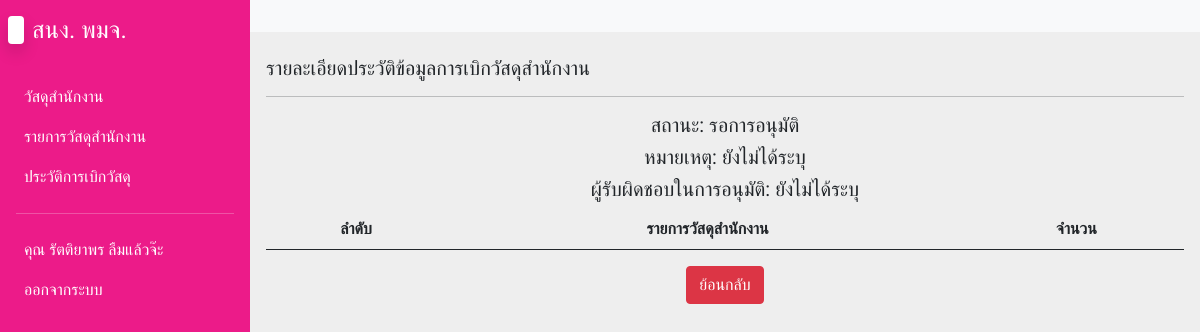
Before: /history_detail.php?id=3 (signed in) with the older database file.
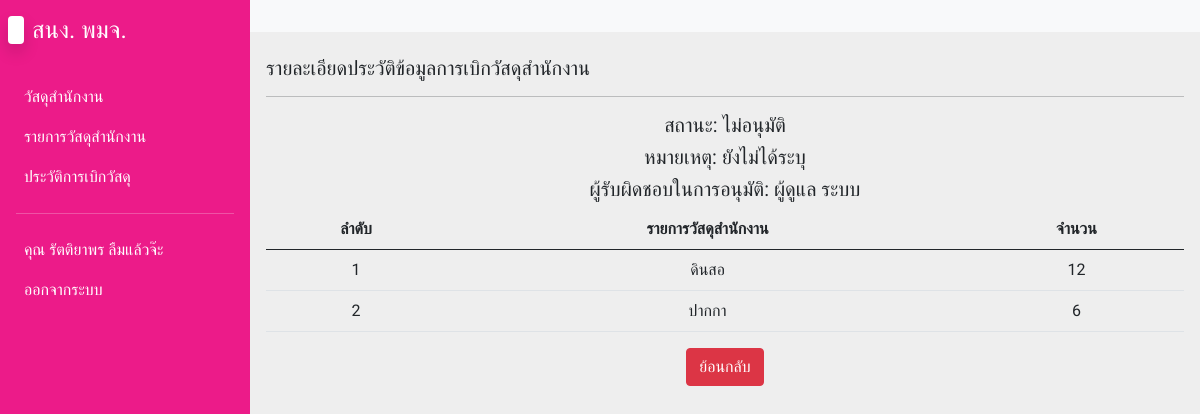
After: the same page with the newer database file.
### tables this page shows
CREATE TABLE `employees` (
  `emp_id` int(11) NOT NULL,
  `emp_user` varchar(255) NOT NULL,
  `emp_pass` varchar(255) NOT NULL,
  `emp_fname` varchar(255) NOT NULL,
  `emp_lname` varchar(255) NOT NULL,
  `emp_position` varchar(255) NOT NULL,
  `emp_role` int(1) NOT NULL DEFAULT 0
);

CREATE TABLE `transfer_detail` (
  `tdel_id` int(11) NOT NULL,
  `t_id` int(11) NOT NULL,
  `office_id` int(11) NOT NULL,
  `tdel_qty` int(11) NOT NULL
);

CREATE TABLE `offices` (
  `office_id` int(11) NOT NULL,
  `office_name` varchar(255) NOT NULL,
  `office_qty` int(11) NOT NULL
);

### history_detail.php (the view, shortened to what this page needs)
<?php
include('config/db.php');
?>
<!DOCTYPE html>
<html lang="en">
<head>
  <link rel="stylesheet" href="css/bootstrap.min.css">
  <link rel="stylesheet" href="css/fonts.css">
  <link rel="stylesheet" href="css/styles.css">
  <link rel="stylesheet" href="css/jquery.dataTables.min.css">
  <link rel="stylesheet" href="css/all.min.css">
  <link rel="stylesheet" href="css/fontawesome.min.css">
</head>
<body>
  <div class="main-container d-flex">
    <div class="sidebar" id="side_nav">
      <div class="header-box px-2 pt-3 pb-4 d-flex justify-content-between">
        <h1 class="fs-4"><span class="bg-white text-dark rounded shadow px-2 me-2"></span><span class="text-white">สนง. พมจ.</span></h1>
      </div>
      <?php include('includes/menuSidebar.inc.php'); ?>
    </div>
    <div class="content">
      <nav class="navbar navbar-expand-md navbar-light bg-light">
        <div class="container-fluid">
          <div class="collapse navbar-collapse justify-content-end" id="navbarSupportedContent">
            <ul class="navbar-nav mb-2 mb-lg-0">
              <li class="nav-item">
                <a class="nav-link active" aria-current="page" href="#"></a>
              </li>
            </ul>
          </div>
        </div>
      </nav>
    <div class="dashboard-content px-3 pt-4">
      <h2 class="fs-5"> รายละเอียดประวัติข้อมูลการเบิกวัสดุสำนักงาน</h2>
      <hr>
      <?php
      $status_sql = "SELECT * FROM `transfer` INNER JOIN status ON transfer.stat_id = status.stat_id LEFT JOIN employees ON status.emp_id = employees.emp_id";
      $status_query = mysqli_query($conn, $status_sql);
      $status_row = mysqli_fetch_array($status_query);
      ?>
      <h2 class="fs-5 text-center">สถานะ:
        <?php
        if($status_row['stat_status'] == 1) {
          echo 'รอการอนุมัติ';
        } else if($status_row['stat_status'] == 2) {
          echo 'อนุมัติ';
        } else {
          echo 'ไม่อนุมัติ';
        }
        ?>
      </h2>
      <h2 class="fs-5 text-center">
      <?php
        if($status_row['stat_reason'] == "") {
          echo 'หมายเหตุ: ยังไม่ได้ระบุ';
        } else {
          echo 'หมายเหตุ: ' . $status_row['stat_reason'];
        }
      ?>
      </h2>
      <h2 class="fs-5 text-center">
      <?php
        if($status_row['emp_id'] == 0) {
          echo 'ผู้รับผิดชอบในการอนุมัติ: ยังไม่ได้ระบุ';
        } else {
          echo 'ผู้รับผิดชอบในการอนุมัติ: ' . $status_row['emp_fname'] . ' ' . $status_row['emp_lname'];
        }
      ?>
      </h2>
     <table class="table" id="myTable">
      <thead>
        <th class="text-center">ลำดับ</th>
        <th class="text-center">รายการวัสดุสำนักงาน</th>
        <th class="text-center">จำนวน</th>
      </thead>
      <tbody>
          <?php
        if(isset($_GET['id'])) {
          $id = $_GET['id'];
          $sql = "SELECT * FROM transfer_detail INNER JOIN offices ON transfer_detail.office_id = offices.office_id WHERE t_id = $id";
          $query = mysqli_query($conn, $sql);
          $i = 0;
          while($row = mysqli_fetch_array($query)) {
            $i++;
        ?>
        <tr>
          <td class="text-center"><?= $i; ?></td>
          <td class="text-center"><?= $row['office_name']; ?></td>
          <td class="text-center"><?= $row['tdel_qty']; ?></td>
        </tr>
        <?php  }
        } ?>
      </tbody>
     </table>
     <div class="container">
      <div class="text-center mt-3">
        <a href="history.php" class="btn btn-danger">ย้อนกลับ</a>
      </div>
     </div>
    </div>
    <br><br><br>
  </div>
</body>
</html>

Changed rows visible on the page:
now on this page (row unchanged): employees: emp_fname "ผู้ดูแล", emp_lname "ระบบ"
added transfer_detail: office.office_name "ดินสอ", tdel_qty "12"
added transfer_detail: office.office_name "ปากกา", tdel_qty "6"
Other visible differences:
text no longer shown: "รอการอนุมัติ ผู้รับผิดชอบในการอนุมัติ: ยังไม่ได้ระบุ"
text now shown: "ไม่อนุมัติ ผู้รับผิดชอบในการอนุมัติ:"
